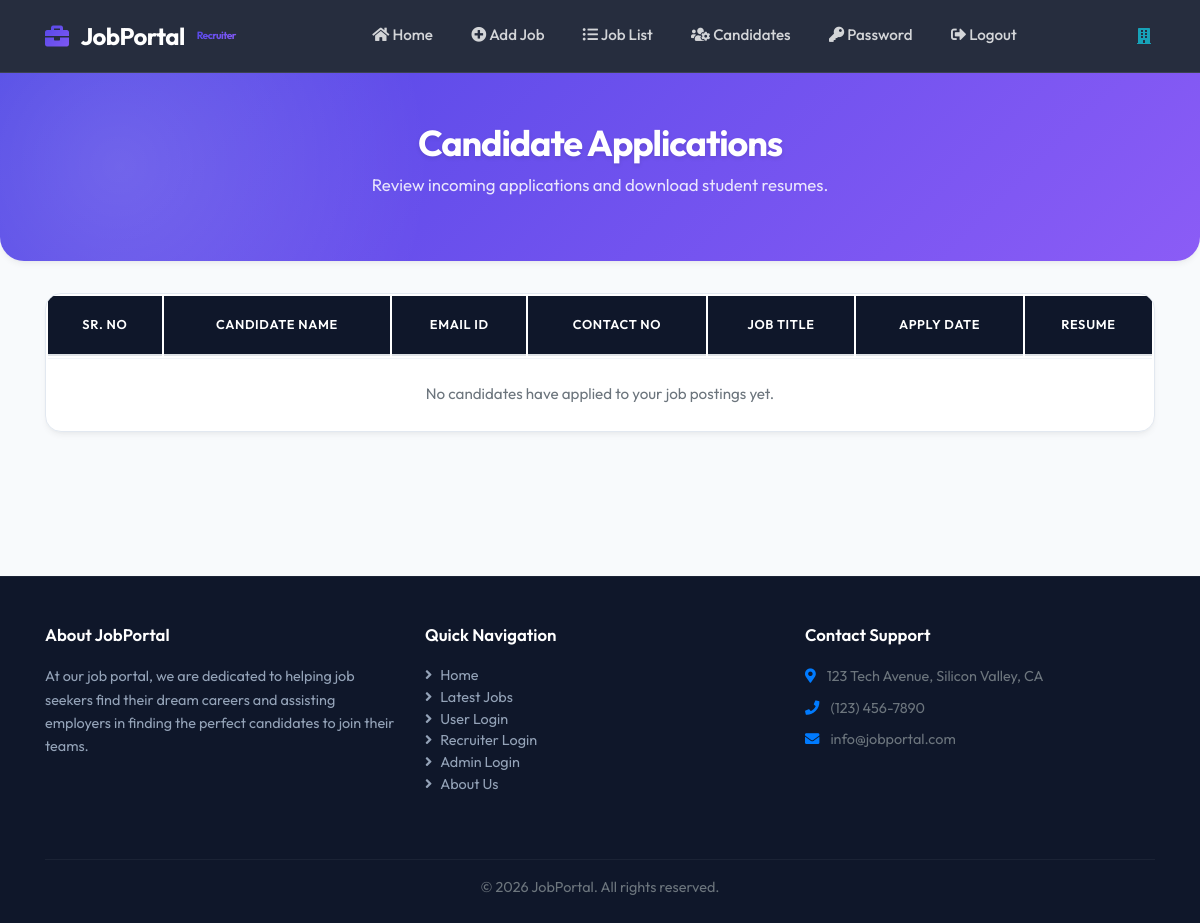
Before: /applied_candidatelist (signed in) with the older database file.
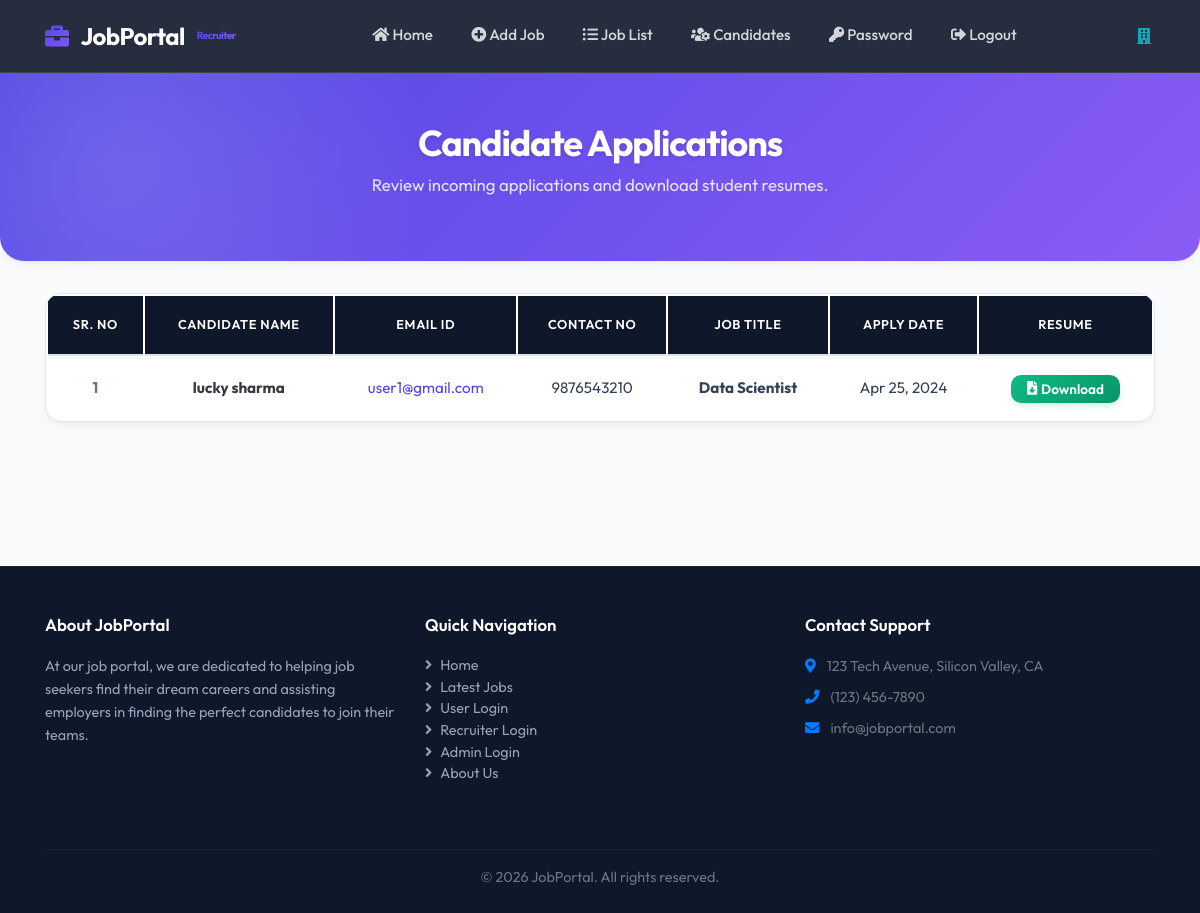
After: the same page with the newer database file.
### jobportal/models.py (models this page shows, shortened)
class Apply(models.Model):
    job = models.ForeignKey(Job, on_delete=models.CASCADE)
    student =models.ForeignKey(StudentUser, on_delete=models.CASCADE)
    resume = models.FileField(null=True)
    applydate = models.DateField()
    def __str__(self):
        return str(self.id)

class StudentUser(models.Model):
    user = models.ForeignKey(User, on_delete=models.CASCADE)
    mobile = models.CharField(max_length=15, null=True)
    image = models.FileField(null=True)
    gender = models.CharField(max_length=15, null=True)
    type = models.CharField(max_length=15, null=True)

class Job(models.Model):
    recruiter_user = models.ForeignKey(RecruiterUser, on_delete=models.CASCADE)
    start_date = models.DateField()
    end_date = models.DateField()
    title = models.CharField(max_length=100)
    salary = models.FloatField(max_length=20)
    image = models.FileField()
    description = models.CharField(max_length=300)
    experience = models.CharField(max_length=50)
    location = models.CharField(max_length=110)
    skills = models.CharField(max_length=110)
    creationdate = models.DateField()  # Corrected to DateField

### jobportal/views.py (the view)
# urls.py: path('applied_candidatelist',applied_candidatelist,name='applied_candidatelist'),
def applied_candidatelist(request):
    if not request.user.is_authenticated:
        return redirect('recruiter_login')
    data = Apply.objects.all()
    print('data',data)
    print("Number of applied candidates:", data.count())
    for apply in data:
        print("Applied Candidate Job ID:", apply.job.id)
        print("Applied Candidate Recruiter User ID:", apply.job.recruiter_user.user.id)
    d = {'data': data}
    return render(request,'applied_candidatelist.html',d)

### jobportal/templates/applied_candidatelist.html (shortened to what this page needs)
{% extends 'base.html' %}
{% load static %}
{% block body %}
    {% include 'recruiter_navigation.html' %}
    <div class="page-header-container animate-fade-in">
        <div class="container">
            <h1 class="page-header-title">Candidate Applications</h1>
            <p class="page-header-subtitle">Review incoming applications and download student resumes.</p>
        </div>
    </div>
    <div class="container animate-fade-in" style="animation-delay: 0.1s; margin-bottom: 3rem;">
        <div class="table-premium-container">
            <table class="table table-hover table-premium" id="example">
                <thead>
                    <tr>
                        <th class="text-center">Sr. No</th>
                        <th class="text-center">Candidate Name</th>
                        <th class="text-center">Email ID</th>
                        <th class="text-center">Contact No</th>
                        <th class="text-center">Job Title</th>
                        <th class="text-center">Apply Date</th>
                        <th class="text-center">Resume</th>
                    </tr>
                </thead>
                <tbody>
                    {% for student in data %}
                    <tr>
                        <td class="text-center font-weight-bold" style="color: var(--text-muted);">{{ forloop.counter }}</td>
                        <td class="text-center font-weight-bold text-dark">{{ student.student.user.first_name }} {{ student.student.user.last_name }}</td>
                        <td class="text-center" style="color: var(--primary);">{{ student.student.user.username }}</td>
                        <td class="text-center">{{ student.student.mobile }}</td>
                        <td class="text-center font-weight-bold">{{ student.job.title }}</td>
                        <td class="text-center">{{ student.applydate|date:"M d, Y" }}</td>
                        <td class="text-center">
                            {% if student.resume %}
                                <a href="{{ student.resume.url }}" class="btn-premium btn-premium-success py-1 px-3" style="font-size: 0.85rem;" target="_blank">
                                    <i class="fas fa-file-download mr-1"></i> Download
                                </a>
                            {% else %}
                                <span class="badge badge-light text-muted p-2"><i class="fas fa-times-circle mr-1"></i> No Resume</span>
                            {% endif %}
                        </td>
                    </tr>
                    {% empty %}
                    <tr>
                        <td colspan="7" class="text-center text-muted py-4">No candidates have applied to your job postings yet.</td>
                    </tr>
                    {% endfor %}
                </tbody>
            </table>
        </div>
    </div>
{% endblock %}

Changed rows visible on the page:
added Apply: student.user.first_name "lucky", student.user.last_name "sharma", student.user.username "user1@gmail.com", student.mobile "9876543210", job "Data Scientist", applydate "Apr 25, 2024"
Other visible differences:
text no longer shown: "No candidates have applied to your job postings yet."
